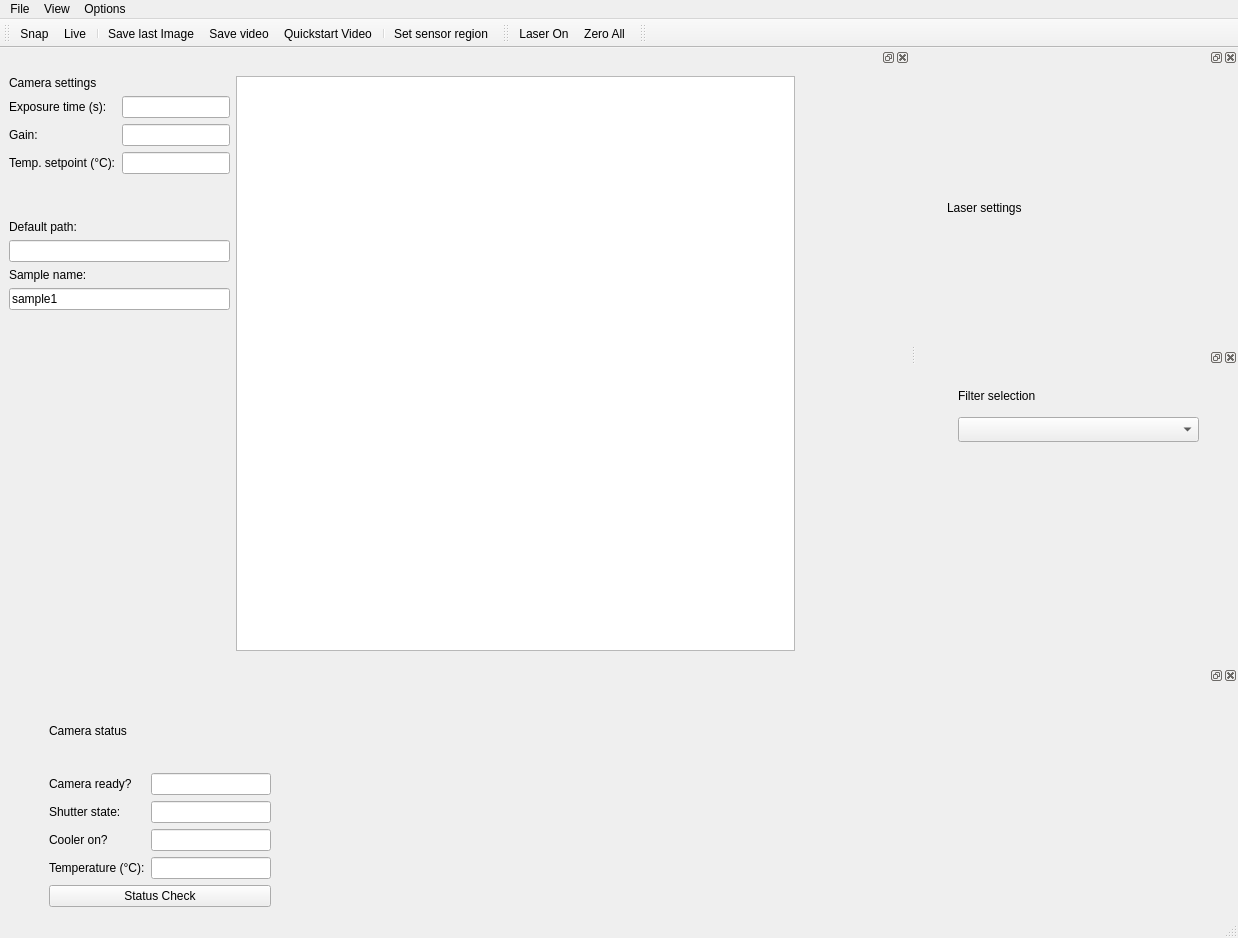
<?xml version="1.0" encoding="UTF-8"?>
<ui version="4.0">
 <class>MainWindow</class>
 <widget class="QMainWindow" name="MainWindow">
  <property name="geometry">
   <rect>
    <x>0</x>
    <y>0</y>
    <width>1238</width>
    <height>938</height>
   </rect>
  </property>
  <property name="windowTitle">
   <string>Basic </string>
  </property>
  <widget class="QWidget" name="centralwidget">
   <property name="enabled">
    <bool>true</bool>
   </property>
  </widget>
  <widget class="QMenuBar" name="menubar">
   <property name="geometry">
    <rect>
     <x>0</x>
     <y>0</y>
     <width>1238</width>
     <height>22</height>
    </rect>
   </property>
   <widget class="QMenu" name="menuFile">
    <property name="title">
     <string>File</string>
    </property>
    <addaction name="close_MenuAction"/>
   </widget>
   <widget class="QMenu" name="menuView">
    <property name="title">
     <string>View</string>
    </property>
    <addaction name="camera_dockwidget_view_Action"/>
    <addaction name="camera_status_dockwidget_view_Action"/>
    <addaction name="laser_dockwidget_view_Action"/>
    <addaction name="filter_dockwidget_view_Action"/>
   </widget>
   <widget class="QMenu" name="menuOptions">
    <property name="title">
     <string>Options</string>
    </property>
    <addaction name="camera_settings_Action"/>
    <addaction name="rotate_image_cw_MenuAction"/>
    <addaction name="rotate_image_ccw_MenuAction"/>
    <addaction name="rot180_image_MenuAction"/>
   </widget>
   <addaction name="menuFile"/>
   <addaction name="menuView"/>
   <addaction name="menuOptions"/>
  </widget>
  <widget class="QStatusBar" name="statusbar"/>
  <widget class="QToolBar" name="toolBar">
   <property name="windowTitle">
    <string>toolBar</string>
   </property>
   <attribute name="toolBarArea">
    <enum>TopToolBarArea</enum>
   </attribute>
   <attribute name="toolBarBreak">
    <bool>false</bool>
   </attribute>
   <addaction name="take_image_Action"/>
   <addaction name="start_video_Action"/>
   <addaction name="separator"/>
   <addaction name="save_last_image_Action"/>
   <addaction name="save_video_Action"/>
   <addaction name="video_quickstart_Action"/>
   <addaction name="separator"/>
   <addaction name="set_sensor_Action"/>
  </widget>
  <widget class="QToolBar" name="toolBar_2">
   <property name="windowTitle">
    <string>toolBar_2</string>
   </property>
   <attribute name="toolBarArea">
    <enum>TopToolBarArea</enum>
   </attribute>
   <attribute name="toolBarBreak">
    <bool>false</bool>
   </attribute>
   <addaction name="laser_on_Action"/>
   <addaction name="laser_zero_Action"/>
  </widget>
  <widget class="QToolBar" name="toolBar_3">
   <property name="windowTitle">
    <string>toolBar_3</string>
   </property>
   <attribute name="toolBarArea">
    <enum>TopToolBarArea</enum>
   </attribute>
   <attribute name="toolBarBreak">
    <bool>false</bool>
   </attribute>
  </widget>
  <widget class="QDockWidget" name="camera_DockWidget">
   <property name="sizePolicy">
    <sizepolicy hsizetype="MinimumExpanding" vsizetype="MinimumExpanding">
     <horstretch>0</horstretch>
     <verstretch>0</verstretch>
    </sizepolicy>
   </property>
   <property name="minimumSize">
    <size>
     <width>910</width>
     <height>500</height>
    </size>
   </property>
   <attribute name="dockWidgetArea">
    <number>1</number>
   </attribute>
   <widget class="QWidget" name="dockWidgetContents_6">
    <layout class="QHBoxLayout" name="horizontalLayout_2">
     <item>
      <layout class="QVBoxLayout" name="verticalLayout_5">
       <item>
        <widget class="QLabel" name="label_12">
         <property name="text">
          <string>Camera settings</string>
         </property>
        </widget>
       </item>
       <item>
        <layout class="QFormLayout" name="formLayout_2">
         <item row="0" column="0">
          <widget class="QLabel" name="exposure_Label">
           <property name="text">
            <string>Exposure time (s): </string>
           </property>
          </widget>
         </item>
         <item row="0" column="1">
          <widget class="QLineEdit" name="exposure_LineEdit">
           <property name="sizePolicy">
            <sizepolicy hsizetype="Preferred" vsizetype="Fixed">
             <horstretch>0</horstretch>
             <verstretch>0</verstretch>
            </sizepolicy>
           </property>
           <property name="minimumSize">
            <size>
             <width>100</width>
             <height>0</height>
            </size>
           </property>
           <property name="toolTip">
            <string>Options -&gt; Camera settings to modify this value</string>
           </property>
           <property name="readOnly">
            <bool>true</bool>
           </property>
          </widget>
         </item>
         <item row="1" column="0">
          <widget class="QLabel" name="gain_label">
           <property name="text">
            <string>Gain:</string>
           </property>
          </widget>
         </item>
         <item row="1" column="1">
          <widget class="QLineEdit" name="gain_LineEdit">
           <property name="sizePolicy">
            <sizepolicy hsizetype="Preferred" vsizetype="Fixed">
             <horstretch>0</horstretch>
             <verstretch>0</verstretch>
            </sizepolicy>
           </property>
           <property name="toolTip">
            <string>Options -&gt; Camera settings to modify this value</string>
           </property>
           <property name="readOnly">
            <bool>true</bool>
           </property>
          </widget>
         </item>
         <item row="2" column="0">
          <widget class="QLabel" name="temp_setpoint_Label">
           <property name="text">
            <string>Temp. setpoint (°C):</string>
           </property>
          </widget>
         </item>
         <item row="2" column="1">
          <widget class="QLineEdit" name="temp_setpoint_LineEdit">
           <property name="sizePolicy">
            <sizepolicy hsizetype="Preferred" vsizetype="Fixed">
             <horstretch>0</horstretch>
             <verstretch>0</verstretch>
            </sizepolicy>
           </property>
           <property name="toolTip">
            <string>Options -&gt; Camera settings to modify this value</string>
           </property>
           <property name="readOnly">
            <bool>true</bool>
           </property>
          </widget>
         </item>
        </layout>
       </item>
       <item>
        <spacer name="verticalSpacer_2">
         <property name="orientation">
          <enum>Qt::Vertical</enum>
         </property>
         <property name="sizeType">
          <enum>QSizePolicy::Fixed</enum>
         </property>
         <property name="sizeHint" stdset="0">
          <size>
           <width>20</width>
           <height>40</height>
          </size>
         </property>
        </spacer>
       </item>
       <item>
        <widget class="QLabel" name="label_16">
         <property name="text">
          <string>Default path:</string>
         </property>
        </widget>
       </item>
       <item>
        <widget class="QLineEdit" name="save_path_LineEdit">
         <property name="sizePolicy">
          <sizepolicy hsizetype="Preferred" vsizetype="Fixed">
           <horstretch>0</horstretch>
           <verstretch>0</verstretch>
          </sizepolicy>
         </property>
        </widget>
       </item>
       <item>
        <widget class="QLabel" name="label_17">
         <property name="text">
          <string>Sample name:</string>
         </property>
        </widget>
       </item>
       <item>
        <widget class="QLineEdit" name="samplename_LineEdit">
         <property name="sizePolicy">
          <sizepolicy hsizetype="Preferred" vsizetype="Fixed">
           <horstretch>0</horstretch>
           <verstretch>0</verstretch>
          </sizepolicy>
         </property>
         <property name="text">
          <string>sample1</string>
         </property>
        </widget>
       </item>
       <item>
        <spacer name="verticalSpacer">
         <property name="orientation">
          <enum>Qt::Vertical</enum>
         </property>
         <property name="sizeHint" stdset="0">
          <size>
           <width>20</width>
           <height>200</height>
          </size>
         </property>
        </spacer>
       </item>
      </layout>
     </item>
     <item>
      <widget class="ScanPlotWidget" name="camera_ScanPlotWidget">
       <property name="minimumSize">
        <size>
         <width>500</width>
         <height>0</height>
        </size>
       </property>
      </widget>
     </item>
     <item>
      <widget class="HistogramLUTWidget" name="histogram_Widget" native="true">
       <property name="minimumSize">
        <size>
         <width>100</width>
         <height>0</height>
        </size>
       </property>
      </widget>
     </item>
    </layout>
   </widget>
  </widget>
  <widget class="QDockWidget" name="laser_control_DockWidget">
   <property name="sizePolicy">
    <sizepolicy hsizetype="Minimum" vsizetype="Minimum">
     <horstretch>0</horstretch>
     <verstretch>0</verstretch>
    </sizepolicy>
   </property>
   <property name="minimumSize">
    <size>
     <width>300</width>
     <height>300</height>
    </size>
   </property>
   <property name="maximumSize">
    <size>
     <width>300</width>
     <height>300</height>
    </size>
   </property>
   <property name="allowedAreas">
    <set>Qt::RightDockWidgetArea</set>
   </property>
   <attribute name="dockWidgetArea">
    <number>2</number>
   </attribute>
   <widget class="QWidget" name="dockWidgetContents_7">
    <property name="sizePolicy">
     <sizepolicy hsizetype="Preferred" vsizetype="Expanding">
      <horstretch>0</horstretch>
      <verstretch>0</verstretch>
     </sizepolicy>
    </property>
    <layout class="QHBoxLayout" name="horizontalLayout_3">
     <item>
      <layout class="QVBoxLayout" name="verticalLayout_6">
       <item>
        <widget class="QLabel" name="lasersettings_Label_2">
         <property name="text">
          <string>Laser settings</string>
         </property>
        </widget>
       </item>
       <item>
        <layout class="QFormLayout" name="formLayout_3"/>
       </item>
      </layout>
     </item>
    </layout>
   </widget>
  </widget>
  <widget class="QDockWidget" name="filterwheel_DockWidget">
   <property name="sizePolicy">
    <sizepolicy hsizetype="Minimum" vsizetype="Minimum">
     <horstretch>0</horstretch>
     <verstretch>0</verstretch>
    </sizepolicy>
   </property>
   <property name="minimumSize">
    <size>
     <width>300</width>
     <height>300</height>
    </size>
   </property>
   <property name="maximumSize">
    <size>
     <width>300</width>
     <height>300</height>
    </size>
   </property>
   <attribute name="dockWidgetArea">
    <number>2</number>
   </attribute>
   <widget class="QWidget" name="dockWidgetContents_8">
    <widget class="QLabel" name="label_13">
     <property name="geometry">
      <rect>
       <x>20</x>
       <y>20</y>
       <width>151</width>
       <height>17</height>
      </rect>
     </property>
     <property name="text">
      <string>Filter selection</string>
     </property>
    </widget>
    <widget class="QComboBox" name="filter_ComboBox">
     <property name="geometry">
      <rect>
       <x>20</x>
       <y>50</y>
       <width>241</width>
       <height>25</height>
      </rect>
     </property>
    </widget>
   </widget>
  </widget>
  <widget class="QDockWidget" name="camera_status_DockWidget">
   <property name="sizePolicy">
    <sizepolicy hsizetype="Preferred" vsizetype="Minimum">
     <horstretch>0</horstretch>
     <verstretch>0</verstretch>
    </sizepolicy>
   </property>
   <property name="minimumSize">
    <size>
     <width>466</width>
     <height>250</height>
    </size>
   </property>
   <property name="maximumSize">
    <size>
     <width>524287</width>
     <height>250</height>
    </size>
   </property>
   <attribute name="dockWidgetArea">
    <number>8</number>
   </attribute>
   <widget class="QWidget" name="dockWidgetContents_9">
    <layout class="QHBoxLayout" name="horizontalLayout">
     <item>
      <spacer name="horizontalSpacer_2">
       <property name="orientation">
        <enum>Qt::Horizontal</enum>
       </property>
       <property name="sizeType">
        <enum>QSizePolicy::Preferred</enum>
       </property>
       <property name="sizeHint" stdset="0">
        <size>
         <width>40</width>
         <height>20</height>
        </size>
       </property>
      </spacer>
     </item>
     <item>
      <layout class="QVBoxLayout" name="verticalLayout">
       <item>
        <widget class="QLabel" name="camera_status_Label">
         <property name="text">
          <string>Camera status</string>
         </property>
        </widget>
       </item>
       <item>
        <layout class="QFormLayout" name="formLayout_4">
         <item row="0" column="0">
          <widget class="QLabel" name="label_14">
           <property name="text">
            <string>Camera ready?</string>
           </property>
          </widget>
         </item>
         <item row="0" column="1">
          <widget class="QLineEdit" name="camera_status_LineEdit">
           <property name="sizePolicy">
            <sizepolicy hsizetype="Preferred" vsizetype="Fixed">
             <horstretch>0</horstretch>
             <verstretch>0</verstretch>
            </sizepolicy>
           </property>
           <property name="minimumSize">
            <size>
             <width>120</width>
             <height>0</height>
            </size>
           </property>
           <property name="readOnly">
            <bool>true</bool>
           </property>
          </widget>
         </item>
         <item row="1" column="0">
          <widget class="QLabel" name="shutter_Label">
           <property name="text">
            <string>Shutter state:</string>
           </property>
          </widget>
         </item>
         <item row="1" column="1">
          <widget class="QLineEdit" name="shutter_status_LineEdit">
           <property name="sizePolicy">
            <sizepolicy hsizetype="Preferred" vsizetype="Fixed">
             <horstretch>0</horstretch>
             <verstretch>0</verstretch>
            </sizepolicy>
           </property>
           <property name="minimumSize">
            <size>
             <width>100</width>
             <height>0</height>
            </size>
           </property>
           <property name="readOnly">
            <bool>true</bool>
           </property>
          </widget>
         </item>
         <item row="2" column="0">
          <widget class="QLabel" name="cooler_Label">
           <property name="text">
            <string>Cooler on?</string>
           </property>
          </widget>
         </item>
         <item row="2" column="1">
          <widget class="QLineEdit" name="cooler_status_LineEdit">
           <property name="sizePolicy">
            <sizepolicy hsizetype="Preferred" vsizetype="Fixed">
             <horstretch>0</horstretch>
             <verstretch>0</verstretch>
            </sizepolicy>
           </property>
           <property name="minimumSize">
            <size>
             <width>100</width>
             <height>0</height>
            </size>
           </property>
           <property name="readOnly">
            <bool>true</bool>
           </property>
          </widget>
         </item>
         <item row="3" column="0">
          <widget class="QLabel" name="temperature_Label">
           <property name="text">
            <string>Temperature (°C):</string>
           </property>
          </widget>
         </item>
         <item row="3" column="1">
          <widget class="QLineEdit" name="temperature_LineEdit">
           <property name="sizePolicy">
            <sizepolicy hsizetype="Preferred" vsizetype="Fixed">
             <horstretch>0</horstretch>
             <verstretch>0</verstretch>
            </sizepolicy>
           </property>
           <property name="readOnly">
            <bool>true</bool>
           </property>
          </widget>
         </item>
        </layout>
       </item>
       <item>
        <widget class="QPushButton" name="cam_status_pushButton">
         <property name="focusPolicy">
          <enum>Qt::NoFocus</enum>
         </property>
         <property name="text">
          <string>Status Check</string>
         </property>
        </widget>
       </item>
      </layout>
     </item>
     <item>
      <spacer name="horizontalSpacer">
       <property name="orientation">
        <enum>Qt::Horizontal</enum>
       </property>
       <property name="sizeHint" stdset="0">
        <size>
         <width>854</width>
         <height>20</height>
        </size>
       </property>
      </spacer>
     </item>
    </layout>
   </widget>
  </widget>
  <action name="close_MenuAction">
   <property name="text">
    <string>Close</string>
   </property>
  </action>
  <action name="start_video_Action">
   <property name="checkable">
    <bool>true</bool>
   </property>
   <property name="text">
    <string>Live</string>
   </property>
   <property name="toolTip">
    <string>Start live video</string>
   </property>
  </action>
  <action name="take_image_Action">
   <property name="checkable">
    <bool>true</bool>
   </property>
   <property name="text">
    <string>Snap</string>
   </property>
   <property name="toolTip">
    <string>Take an image</string>
   </property>
  </action>
  <action name="save_last_image_Action">
   <property name="checkable">
    <bool>false</bool>
   </property>
   <property name="text">
    <string>Save last Image</string>
   </property>
   <property name="toolTip">
    <string>Save last image</string>
   </property>
  </action>
  <action name="laser_on_Action">
   <property name="checkable">
    <bool>true</bool>
   </property>
   <property name="text">
    <string>Laser On</string>
   </property>
   <property name="toolTip">
    <string>Switch laser on</string>
   </property>
  </action>
  <action name="laser_zero_Action">
   <property name="text">
    <string>Zero All</string>
   </property>
   <property name="toolTip">
    <string>Reset laser settings</string>
   </property>
  </action>
  <action name="camera_settings_Action">
   <property name="text">
    <string>Camera settings</string>
   </property>
  </action>
  <action name="piezo_settings_Action">
   <property name="text">
    <string>Piezo settings</string>
   </property>
  </action>
  <action name="save_video_Action">
   <property name="checkable">
    <bool>true</bool>
   </property>
   <property name="text">
    <string>Save video</string>
   </property>
  </action>
  <action name="camera_dockwidget_view_Action">
   <property name="checkable">
    <bool>true</bool>
   </property>
   <property name="checked">
    <bool>true</bool>
   </property>
   <property name="text">
    <string>Camera dockwidget</string>
   </property>
  </action>
  <action name="camera_status_dockwidget_view_Action">
   <property name="checkable">
    <bool>true</bool>
   </property>
   <property name="checked">
    <bool>true</bool>
   </property>
   <property name="text">
    <string>Camera status dockwidget</string>
   </property>
  </action>
  <action name="laser_dockwidget_view_Action">
   <property name="checkable">
    <bool>true</bool>
   </property>
   <property name="checked">
    <bool>true</bool>
   </property>
   <property name="text">
    <string>Laser settings dockwidget</string>
   </property>
  </action>
  <action name="filter_dockwidget_view_Action">
   <property name="checkable">
    <bool>true</bool>
   </property>
   <property name="checked">
    <bool>true</bool>
   </property>
   <property name="text">
    <string>Filter selection dockwidget</string>
   </property>
  </action>
  <action name="set_sensor_Action">
   <property name="checkable">
    <bool>true</bool>
   </property>
   <property name="text">
    <string>Set sensor region</string>
   </property>
  </action>
  <action name="rotate_image_cw_MenuAction">
   <property name="checkable">
    <bool>true</bool>
   </property>
   <property name="text">
    <string>Rotate image 90deg cw</string>
   </property>
  </action>
  <action name="rotate_image_ccw_MenuAction">
   <property name="checkable">
    <bool>true</bool>
   </property>
   <property name="text">
    <string>Rotate image 90deg ccw</string>
   </property>
  </action>
  <action name="rot180_image_MenuAction">
   <property name="checkable">
    <bool>true</bool>
   </property>
   <property name="text">
    <string>Rotate image 180deg</string>
   </property>
  </action>
  <action name="video_quickstart_Action">
   <property name="text">
    <string>Quickstart Video</string>
   </property>
  </action>
 </widget>
 <customwidgets>
  <customwidget>
   <class>HistogramLUTWidget</class>
   <extends>QWidget</extends>
   <header>pyqtgraph.widgets.HistogramLUTWidget</header>
   <container>1</container>
  </customwidget>
  <customwidget>
   <class>ScanPlotWidget</class>
   <extends>QGraphicsView</extends>
   <header>qtwidgets.scan_plotwidget</header>
  </customwidget>
 </customwidgets>
 <resources/>
 <connections>
  <connection>
   <sender>camera_dockwidget_view_Action</sender>
   <signal>triggered(bool)</signal>
   <receiver>camera_DockWidget</receiver>
   <slot>setVisible(bool)</slot>
   <hints>
    <hint type="sourcelabel">
     <x>-1</x>
     <y>-1</y>
    </hint>
    <hint type="destinationlabel">
     <x>410</x>
     <y>356</y>
    </hint>
   </hints>
  </connection>
  <connection>
   <sender>camera_DockWidget</sender>
   <signal>visibilityChanged(bool)</signal>
   <receiver>camera_dockwidget_view_Action</receiver>
   <slot>setChecked(bool)</slot>
   <hints>
    <hint type="sourcelabel">
     <x>410</x>
     <y>356</y>
    </hint>
    <hint type="destinationlabel">
     <x>-1</x>
     <y>-1</y>
    </hint>
   </hints>
  </connection>
  <connection>
   <sender>camera_status_dockwidget_view_Action</sender>
   <signal>triggered(bool)</signal>
   <receiver>camera_status_DockWidget</receiver>
   <slot>setVisible(bool)</slot>
   <hints>
    <hint type="sourcelabel">
     <x>-1</x>
     <y>-1</y>
    </hint>
    <hint type="destinationlabel">
     <x>574</x>
     <y>750</y>
    </hint>
   </hints>
  </connection>
  <connection>
   <sender>camera_status_DockWidget</sender>
   <signal>visibilityChanged(bool)</signal>
   <receiver>camera_status_dockwidget_view_Action</receiver>
   <slot>setChecked(bool)</slot>
   <hints>
    <hint type="sourcelabel">
     <x>574</x>
     <y>750</y>
    </hint>
    <hint type="destinationlabel">
     <x>-1</x>
     <y>-1</y>
    </hint>
   </hints>
  </connection>
  <connection>
   <sender>laser_dockwidget_view_Action</sender>
   <signal>triggered(bool)</signal>
   <receiver>laser_control_DockWidget</receiver>
   <slot>setVisible(bool)</slot>
   <hints>
    <hint type="sourcelabel">
     <x>-1</x>
     <y>-1</y>
    </hint>
    <hint type="destinationlabel">
     <x>999</x>
     <y>204</y>
    </hint>
   </hints>
  </connection>
  <connection>
   <sender>laser_control_DockWidget</sender>
   <signal>visibilityChanged(bool)</signal>
   <receiver>laser_dockwidget_view_Action</receiver>
   <slot>setChecked(bool)</slot>
   <hints>
    <hint type="sourcelabel">
     <x>999</x>
     <y>204</y>
    </hint>
    <hint type="destinationlabel">
     <x>-1</x>
     <y>-1</y>
    </hint>
   </hints>
  </connection>
  <connection>
   <sender>filter_dockwidget_view_Action</sender>
   <signal>triggered(bool)</signal>
   <receiver>filterwheel_DockWidget</receiver>
   <slot>setVisible(bool)</slot>
   <hints>
    <hint type="sourcelabel">
     <x>-1</x>
     <y>-1</y>
    </hint>
    <hint type="destinationlabel">
     <x>999</x>
     <y>506</y>
    </hint>
   </hints>
  </connection>
  <connection>
   <sender>filterwheel_DockWidget</sender>
   <signal>visibilityChanged(bool)</signal>
   <receiver>filter_dockwidget_view_Action</receiver>
   <slot>setChecked(bool)</slot>
   <hints>
    <hint type="sourcelabel">
     <x>999</x>
     <y>506</y>
    </hint>
    <hint type="destinationlabel">
     <x>-1</x>
     <y>-1</y>
    </hint>
   </hints>
  </connection>
 </connections>
</ui>
